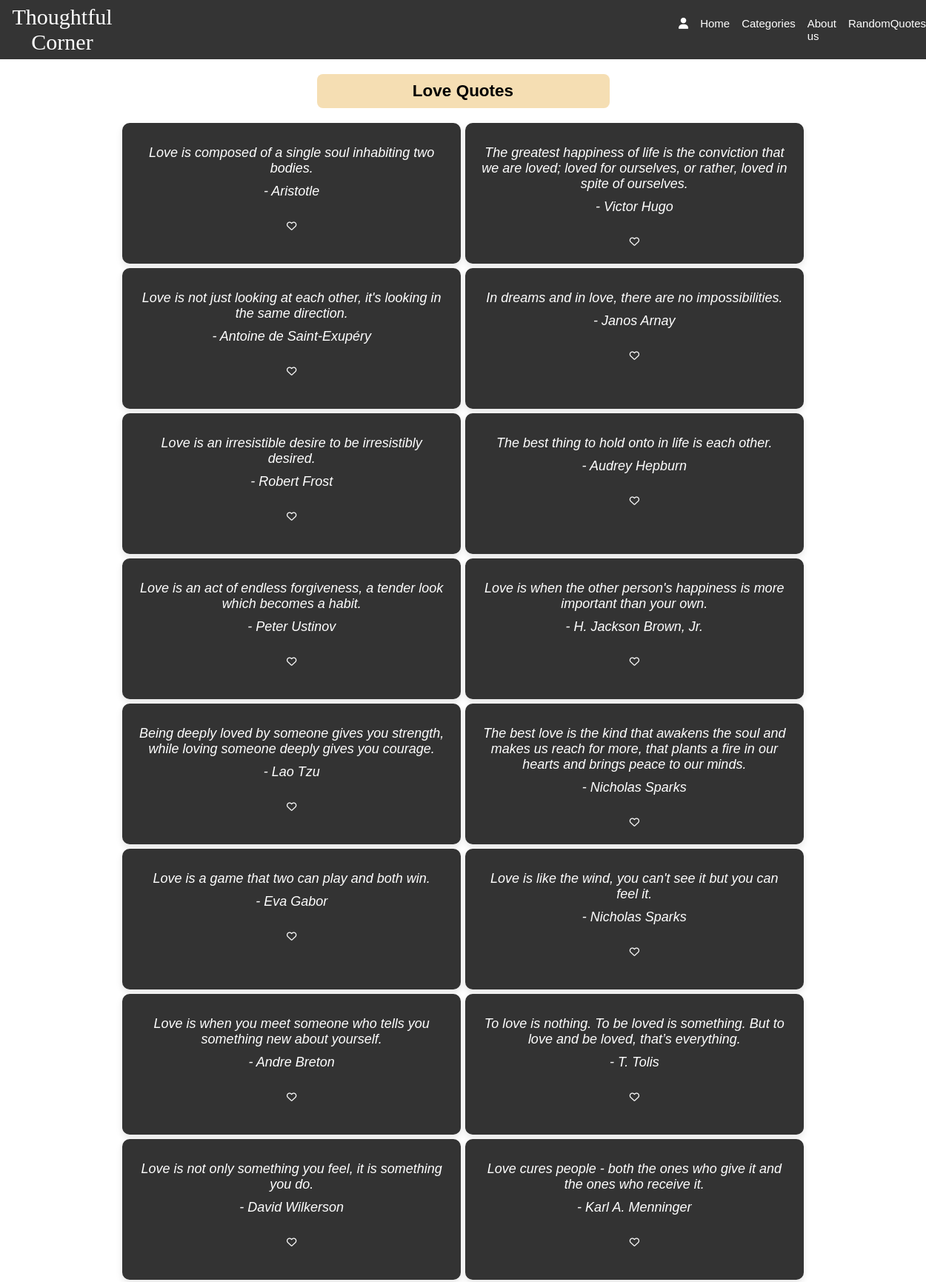
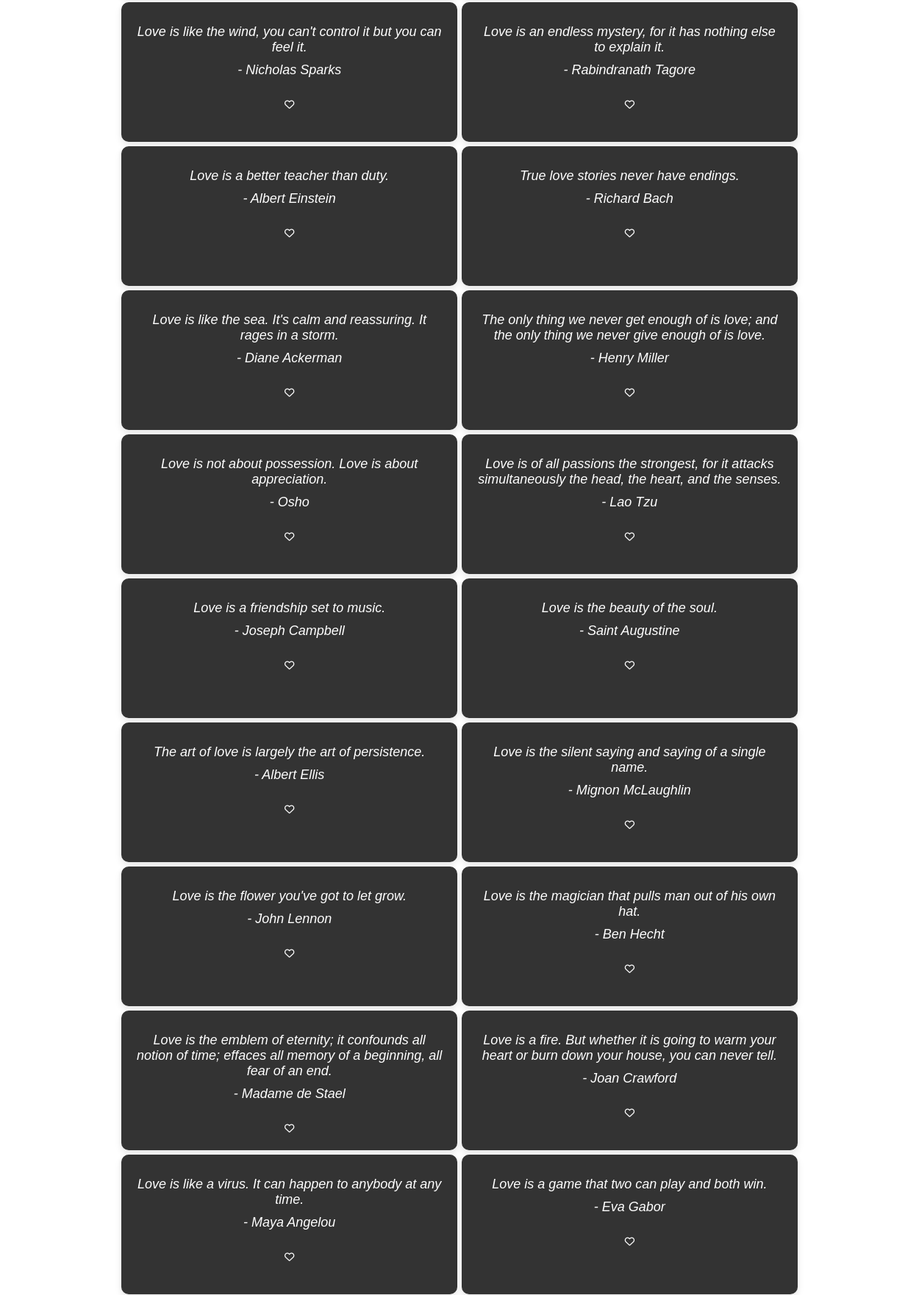
The app's page /user/love.php (upper part) with its own data (2 pictures, top to bottom).
### tables this page shows
CREATE TABLE `quotes_mst` (
  `quote_id` int(11) NOT NULL,
  `quote` varchar(150) NOT NULL,
  `author` varchar(30) NOT NULL,
  `cate` varchar(20) NOT NULL
);

### user/cardlogic.php (called while the page is built, shortened)
    <?php
    function fetch_quotes($category) {
    include("conn.php");
    $query = "SELECT * FROM quotes_mst WHERE cate = '$category'";
    $result = mysqli_query($conn, $query);
    if ($result) {
        $quotes = mysqli_fetch_all($result, MYSQLI_ASSOC);
        if ($quotes) {
            return $quotes;
        } else {
            return false;
            echo "NOTHING TO RETURN!";
        }
    } else {
        die("Database query failed.");
    }
}
?>

### user/love.php (the view, shortened to what this page needs)
<?php
        include("conn.php");
        include("cardlogic.php");
    ?>
    <!DOCTYPE html>
    <html lang="en">
    <head>
    <link rel="stylesheet" href="css\fontawesome.min.css">
    <link rel="stylesheet" href="css\all.min.css">
    <link rel="stylesheet" href="fonts.css">
    <link rel="stylesheet" href="body.css">
    </head>
    <body>
    <header>
            <nav>
                <div class="logo">
                    Thoughtful Corner
                </div>
                <div class="menu">
                <form action="index.php" method="post">
                    <ul class="menu-links">
                    <li class="dropdown">
        <i class="fa-solid fa-user usericon"></i>
    </li>
                        <li><a href="index.php">Home</a></li>
                        <li class="dropdown">
                            Categories
                        </li>
                        <li><a href="aboutus.php">About us</a></li>
                        <li><a href="randomquote.php">RandomQuotes</a></li>
                    </ul>
                    </form>
                </div>
            </nav>
        </header>
        <main>
            <div class="main">
            <div class="container">
        <div class="heading">
                <h2 class="heading-text">Love Quotes</h2>
            </div>
            <form action="quote.php" method="post">
                <div class="card">
                <?php
                    $category = "love";
                    $quotes = fetch_quotes($category);
                    if($quotes){
                        foreach ($quotes as $quote) {
                            echo '<div class="quote-card">';
                            echo '<p class="quote" data-quote-id="' . $quote['quote_id'] . '">' . $quote['quote'] . '</p>';
                            echo '<p class="author">- ' . $quote['author'] . '</p>';
                            echo '<br>';
                            echo '<button class="like-icon" data-quote-id="' . $quote['quote_id'] . '"><i class="fa-regular fa-heart like-icon"></i></button>';
                            echo '</div>';
                        }
                    }
                    else{
                        echo "No quotes found";
                    }
                ?>
                </div>
            </form>
    </div>
        </main>
    </body>
    </html>

### user/body.css (style rules this page uses)
* { margin: 0; padding: 0; }
header { position: fixed; top: 0; left: 0; width: 100%; background-color: transparent; }
body { box-sizing: border-box; font-size: 15px; height: 260%; width: 100%; font-family: 'Quicksand', sans-serif; overflow-x: hidden; }
nav { display: flex; margin: 3px; height: 10vh ; align-items: center; gap: 60%; background: none; margin: 0; background-color: #343434; color: white; }
.logo { font-family: 'Ephesis', cursive; margin-left: 2px; text-align: center; font-size: 30px; opacity: 1.0; color: white; }
a { text-decoration: none; color: black; }
ul { display: flex; list-style: none; justify-content: space-between; gap: 1rem; }
.main { min-height: 50vh; height: 100%; width: 100%; background-size: cover; background-position: center; text-align: center; display: flex; align-items: center; color: black; min-height: 93vh; }
a { color: white; }
.quote-card { width: 70%; transition: transform 0.5s ease-in-out; background-color: #333; color: white; padding: 20px; height: 150px; align-items: center; margin-right: 5px; border-radius: 10px; box-shadow: 0px 4px 10px rgba(0, 0, 0, 0.1); text-align: center; margin: 3px; }
@media (min-width: 768px) { .quote-card { flex: 0 0 33.33%; } }
.quote-card p { margin: 10px 0; font-size: 18px; font-style: italic; }
.dropdown { position: relative; color: white; }
.container { margin-top: 8%; width: 100%; }
.heading { width: 100%; display: flex; justify-content: center; margin-bottom: 5%; }
.card { width: 100%; display: flex; flex-wrap: wrap; align-items: center; text-align: center; justify-content: center; }
h2 { background-color: wheat; width: 30%; padding: 10px; border-radius: 8px; text-align: center; position: fixed; }
.like-icon { background: transparent; border: none; color: white; }
.fa-solid { color: red; }
.usericon { color: white; }

### records on screen
quotes_mst: quote "Love is composed of a single soul inhabiting two bodies.", author "Aristotle"
quotes_mst: quote "The greatest happiness of life is the conviction that we are loved; loved for ourselves, or rather, loved in spite of ourselves.", author "Victor Hugo"
quotes_mst: quote "Love is not just looking at each other, it's looking in the same direction.", author "Antoine de Saint-Exupéry"
quotes_mst: quote "In dreams and in love, there are no impossibilities.", author "Janos Arnay"
quotes_mst: quote "Love is an irresistible desire to be irresistibly desired.", author "Robert Frost"
quotes_mst: quote "The best thing to hold onto in life is each other.", author "Audrey Hepburn"
quotes_mst: quote "Love is an act of endless forgiveness, a tender look which becomes a habit.", author "Peter Ustinov"
quotes_mst: quote "Love is when the other person's happiness is more important than your own.", author "H. Jackson Brown, Jr."
quotes_mst: quote "Being deeply loved by someone gives you strength, while loving someone deeply gives you courage.", author "Lao Tzu"
quotes_mst: quote "The best love is the kind that awakens the soul and makes us reach for more, that plants a fire in our hearts and brings peace to our minds.", author "Nicholas Sparks"
quotes_mst: quote "Love is a game that two can play and both win.", author "Eva Gabor"
quotes_mst: quote "Love is like the wind, you can't see it but you can feel it.", author "Nicholas Sparks"
quotes_mst: quote "Love is when you meet someone who tells you something new about yourself.", author "Andre Breton"
quotes_mst: quote "To love is nothing. To be loved is something. But to love and be loved, that’s everything.", author "T. Tolis"
quotes_mst: quote "Love is not only something you feel, it is something you do.", author "David Wilkerson"
quotes_mst: quote "Love cures people - both the ones who give it and the ones who receive it.", author "Karl A. Menninger"
quotes_mst: quote "Love is like the wind, you can't control it but you can feel it.", author "Nicholas Sparks"
quotes_mst: quote "Love is an endless mystery, for it has nothing else to explain it.", author "Rabindranath Tagore"
quotes_mst: quote "Love is a better teacher than duty.", author "Albert Einstein"
quotes_mst: quote "True love stories never have endings.", author "Richard Bach"
quotes_mst: quote "Love is like the sea. It's calm and reassuring. It rages in a storm.", author "Diane Ackerman"
quotes_mst: quote "The only thing we never get enough of is love; and the only thing we never give enough of is love.", author "Henry Miller"
quotes_mst: quote "Love is not about possession. Love is about appreciation.", author "Osho"
quotes_mst: quote "Love is of all passions the strongest, for it attacks simultaneously the head, the heart, and the senses.", author "Lao Tzu"
quotes_mst: quote "Love is a friendship set to music.", author "Joseph Campbell"
quotes_mst: quote "Love is the beauty of the soul.", author "Saint Augustine"
quotes_mst: quote "The art of love is largely the art of persistence.", author "Albert Ellis"
quotes_mst: quote "Love is the silent saying and saying of a single name.", author "Mignon McLaughlin"
quotes_mst: quote "Love is the flower you've got to let grow.", author "John Lennon"
quotes_mst: quote "Love is the magician that pulls man out of his own hat.", author "Ben Hecht"
quotes_mst: quote "Love is the emblem of eternity; it confounds all notion of time; effaces all memory of a beginning, all fear of an end.", author "Madame de Stael"
quotes_mst: quote "Love is a fire. But whether it is going to warm your heart or burn down your house, you can never tell.", author "Joan Crawford"
quotes_mst: quote "Love is like a virus. It can happen to anybody at any time.", author "Maya Angelou"
quotes_mst: quote "Love is a game that two can play and both win.", author "Eva Gabor"
